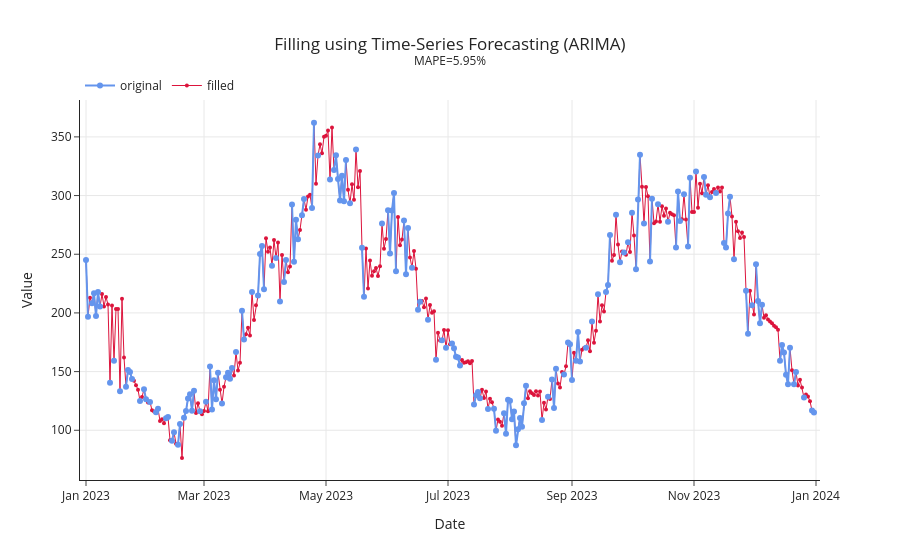

The code cell stored with this chart in its notebook:
### Code cell
### Plot data ----
score_forecast: float = mape(data_forecast["Value"], data_forecast["Fill"]) * 100
plot_data(
    data=data_forecast,
    date_col="Date",
    missing_col="Missing",
    fill_col="Fill",
    title="Filling using Time-Series Forecasting (ARIMA)",
    subtitle=f"MAPE={score_forecast:.2f}%",
    output_file="./images/05_filling_using_arima_forecasting.html",
)

### Figure 1 — Plotly figure (JSON) as saved in the notebook; plotly's stock layout.template omitted (floating-point values rounded to 4 significant figures; data arrays with more than 128 entries replaced by an {"elided": "..."} marker saying what was removed)
{"data": [{"hovertemplate": "<extra></extra>", "legendgroup": "", "line": {"color": "#1F77B4", "dash": "solid"}, "marker": {"symbol": "circle"}, "mode": "lines", "name": "", "orientation": "v", "showlegend": false, "type": "scatter", "xaxis": "x", "yaxis": "y"}, {"line": {"color": "crimson", "width": 1}, "marker": {"size": 4}, "mode": "lines+markers", "name": "filled", "type": "scatter", "x": {"elided": "365 str values"}, "y": {"elided": "365 float values"}}, {"line": {"color": "cornflowerblue"}, "mode": "lines+markers", "name": "original", "type": "scatter", "x": {"elided": "365 str values"}, "y": {"elided": "365 float values"}}], "layout": {"legend": {"orientation": "h", "tracegroupgap": 0, "traceorder": "reversed", "x": 0, "xanchor": "left", "y": 1, "yanchor": "bottom"}, "title": {"text": "Filling using Time-Series Forecasting (ARIMA)<br><sup>MAPE=5.95%</sup>", "x": 0.5, "xanchor": "center", "yanchor": "top"}, "xaxis": {"anchor": "y", "domain": [0, 1], "range": ["2022-12-29T00:00:00", "2024-01-03T00:00:00"], "title": {"text": "Date"}}, "yaxis": {"anchor": "x", "domain": [0, 1], "title": {"text": "Value"}}}}
